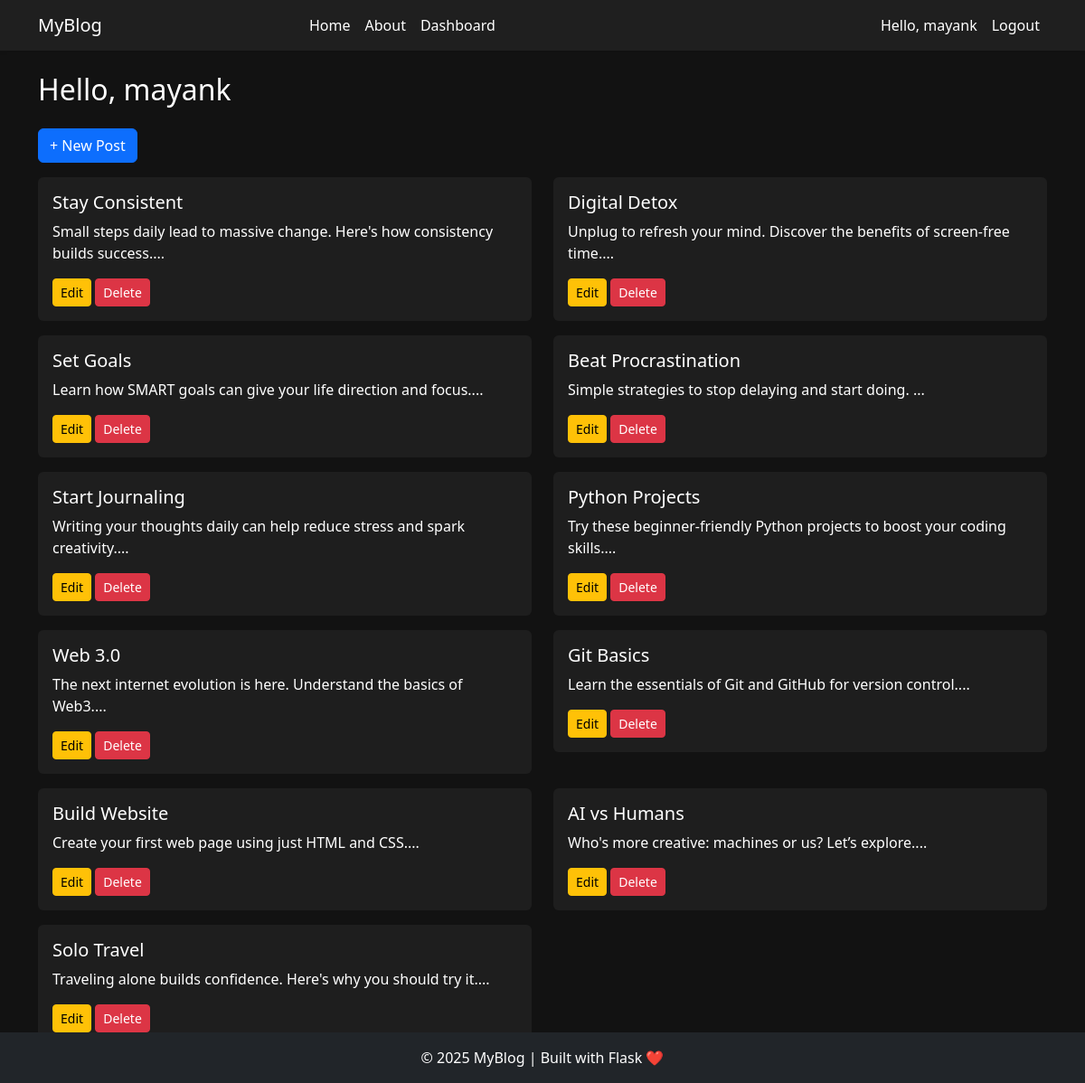
The page /dashboard (signed in) on the database its author committed.
### app.py (models this page shows)
class Post(db.Model):
    id = db.Column(db.Integer, primary_key=True)
    title = db.Column(db.String(150), nullable=False)
    content = db.Column(db.Text, nullable=False)
    user_id = db.Column(db.Integer, db.ForeignKey('user.id'), nullable=False)

### app.py (the view)
@app.route('/dashboard')
def dashboard():
    if 'user_id' not in session:
        return redirect('/login')
    user_posts = Post.query.filter_by(user_id=session['user_id']).all()
    return render_template('dashboard.html', posts=user_posts)

### templates/dashboard.html (shortened to what this page needs)
{% extends 'base.html' %}
{% block content %}
<h2 class="mb-4">Hello, {{ session['username'] }}</h2>
<a href="/post/new" class="btn btn-primary mb-3">+ New Post</a>
{% if posts %}
  <div class="row">
    {% for post in posts %}
      <div class="col-md-6 mb-3">
        <div class="card text-dark">
          <div class="card-body">
            <h5 class="card-title">{{ post.title }}</h5>
            <p class="card-text">{{ post.content[:100] }}...</p>
            <a href="/post/edit/{{ post.id }}" class="btn btn-sm btn-warning">Edit</a>
            <a href="/post/delete/{{ post.id }}" class="btn btn-sm btn-danger" onclick="return confirm('Are you sure?')">Delete</a>
          </div>
        </div>
      </div>
    {% endfor %}
  </div>
{% else %}
  <p>You haven’t posted anything yet.</p>
{% endif %}
{% endblock %}

### templates/base.html (style rules this page uses)
body { background-color: #121212; color: #ffffff; }
.card { background-color: #1e1e1e; border: none; }
.card-title, .card-text { color: white; }

### rows shown on the page
Post: title "Stay Consistent", content "Small steps daily lead to massive change. Here's how consistency builds success."
Post: title "Digital Detox", content "Unplug to refresh your mind. Discover the benefits of screen-free time."
Post: title "Set Goals", content "Learn how SMART goals can give your life direction and focus."
Post: title "Beat Procrastination", content "Simple strategies to stop delaying and start doing."
Post: title "Start Journaling", content "Writing your thoughts daily can help reduce stress and spark creativity."
Post: title "Python Projects", content "Try these beginner-friendly Python projects to boost your coding skills."
Post: title "Web 3.0", content "The next internet evolution is here. Understand the basics of Web3."
Post: title "Git Basics", content "Learn the essentials of Git and GitHub for version control."
Post: title "Build Website", content "Create your first web page using just HTML and CSS."
Post: title "AI vs Humans", content "Who's more creative: machines or us? Let’s explore."
Post: title "Solo Travel", content "Traveling alone builds confidence. Here's why you should try it."

### other values the page prints
{{ session['username'] }} "mayank"
